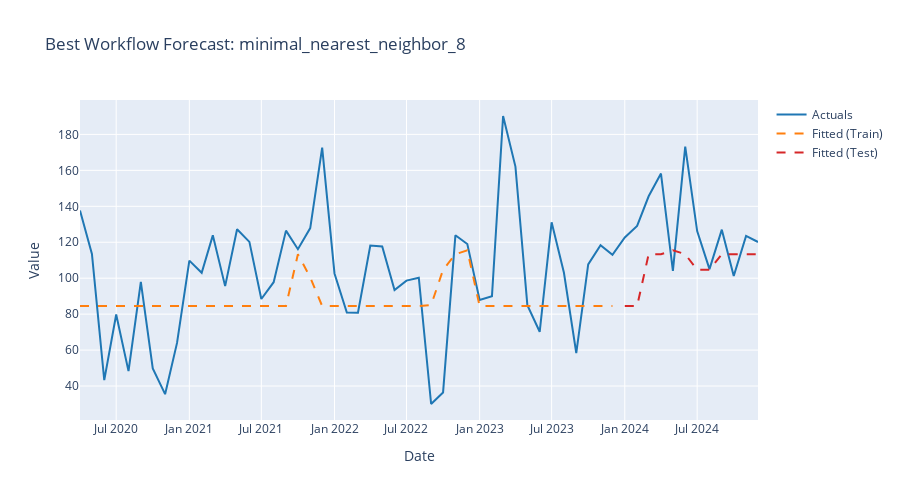

Source (notebook cell):
### Code cell
# Visualize best model forecast
from py_visualize import plot_forecast

fig = plot_forecast(best_fit, prediction_intervals=False)
fig.update_layout(title=f"Best Workflow Forecast: {best_wflow_id}")
fig.show()
